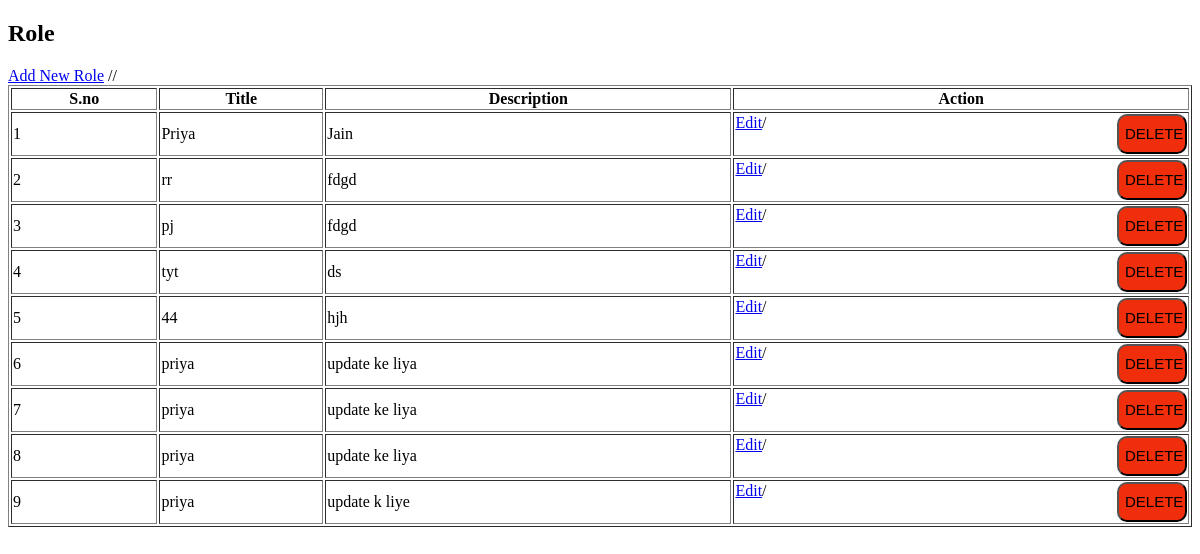
The page /bmsT/admin/role.php on the database its author committed.
### tables this page shows
CREATE TABLE `role` (
  `id` bigint(20) NOT NULL,
  `name` varchar(255) NOT NULL,
  `description` text DEFAULT NULL
);

### bmsT/admin/role.php (the view, shortened to what this page needs)
<?php
    include("../config/config.php");
    include("header.php");
    $roleHtml='';
    $result = $conn->query("select * from role");
    if($result->num_rows > 0){
       while($row =$result->fetch_assoc()){
        $id = $row['id'];
        $roleHtml .= '
        <tr>
        <td>'.$row['id'].'</td>
        <td>'.$row['name'].'</td>
        <td>'.$row['description'].'</td>
        <td><a href="role_manage.php?id='.$id.'">Edit</a>/<button>Delete</button></td>
</tr>';
       }
    }
?>
<h2>Role</h2>
<a href="role_manage.php">Add New Role</a>
<table border="1" style="width:100%;">
    <thead>
        <tr>
            <th>S.no</th>
            <th>Title</th>
            <th>Description</th>
            <th>Action</th>
    </tr>
    </thead>
    <tbody>
        <?php
        echo $roleHtml;
        ?>
    </tbody>
    </table>

### bmsT/assets/css/style.css (style rules this page uses)
button { width: 70px; height: 40px; float: right; text-transform: uppercase; background: rgb(241, 46, 11); font-size: 15px; border-radius: 10px; }

### rows shown on the page
role: id "1", name "Priya", description "Jain"
role: id "2", name "rr", description "fdgd"
role: id "3", name "pj", description "fdgd"
role: id "4", name "tyt", description "ds"
role: id "5", name "44", description "hjh"
role: id "6", name "priya", description "update ke liya"
role: id "7", name "priya", description "update ke liya"
role: id "8", name "priya", description "update ke liya"
role: id "9", name "priya", description "update k liye"
